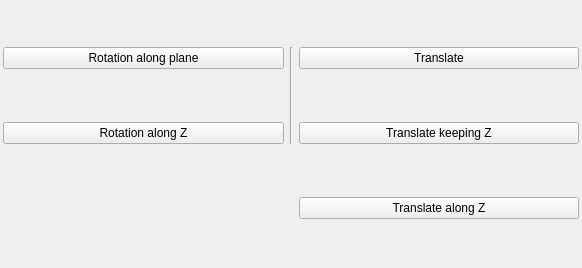
<?xml version="1.0" encoding="UTF-8"?>
<ui version="4.0">
 <class>ToolBarManipulateObjects</class>
 <widget class="QWidget" name="ToolBarManipulateObjects">
  <property name="geometry">
   <rect>
    <x>0</x>
    <y>0</y>
    <width>582</width>
    <height>268</height>
   </rect>
  </property>
  <property name="contextMenuPolicy">
   <enum>Qt::NoContextMenu</enum>
  </property>
  <property name="windowTitle">
   <string>Form</string>
  </property>
  <layout class="QGridLayout" name="gridLayout">
   <property name="leftMargin">
    <number>3</number>
   </property>
   <property name="topMargin">
    <number>0</number>
   </property>
   <property name="rightMargin">
    <number>3</number>
   </property>
   <property name="bottomMargin">
    <number>0</number>
   </property>
   <property name="spacing">
    <number>6</number>
   </property>
   <item row="0" column="2">
    <widget class="QPushButton" name="translate">
     <property name="toolTip">
      <string>Click a base point and a target point to move the object.</string>
     </property>
     <property name="text">
      <string>Translate</string>
     </property>
     <property name="checkable">
      <bool>true</bool>
     </property>
    </widget>
   </item>
   <item row="1" column="2">
    <widget class="QPushButton" name="translateLockZ">
     <property name="toolTip">
      <string>Click a base point and a target point to move the object. Z value is kept.</string>
     </property>
     <property name="text">
      <string>Translate keeping Z</string>
     </property>
     <property name="checkable">
      <bool>true</bool>
     </property>
    </widget>
   </item>
   <item row="3" column="2">
    <widget class="QPushButton" name="translateAlongZ">
     <property name="toolTip">
      <string>Click a base point and a target point. The object will move along Z only</string>
     </property>
     <property name="text">
      <string>Translate along Z</string>
     </property>
     <property name="checkable">
      <bool>true</bool>
     </property>
    </widget>
   </item>
   <item row="0" column="1" rowspan="2">
    <widget class="Line" name="line">
     <property name="orientation">
      <enum>Qt::Vertical</enum>
     </property>
    </widget>
   </item>
   <item row="1" column="0">
    <widget class="QPushButton" name="rotate2points">
     <property name="toolTip">
      <string>2 points: click 2 points on the object and 2 points in the point cloud to orient the object. 
Example: orient an object along a wall.</string>
     </property>
     <property name="text">
      <string>Rotation along Z</string>
     </property>
     <property name="checkable">
      <bool>true</bool>
     </property>
    </widget>
   </item>
   <item row="0" column="0">
    <widget class="QPushButton" name="rotate3points">
     <property name="toolTip">
      <string>3 points: click 3 points on an object and 3 points in the point cloud to orient the object.
Example: orient an object along a slope.</string>
     </property>
     <property name="text">
      <string>Rotation along plane</string>
     </property>
     <property name="checkable">
      <bool>true</bool>
     </property>
    </widget>
   </item>
  </layout>
 </widget>
 <resources/>
 <connections/>
</ui>
